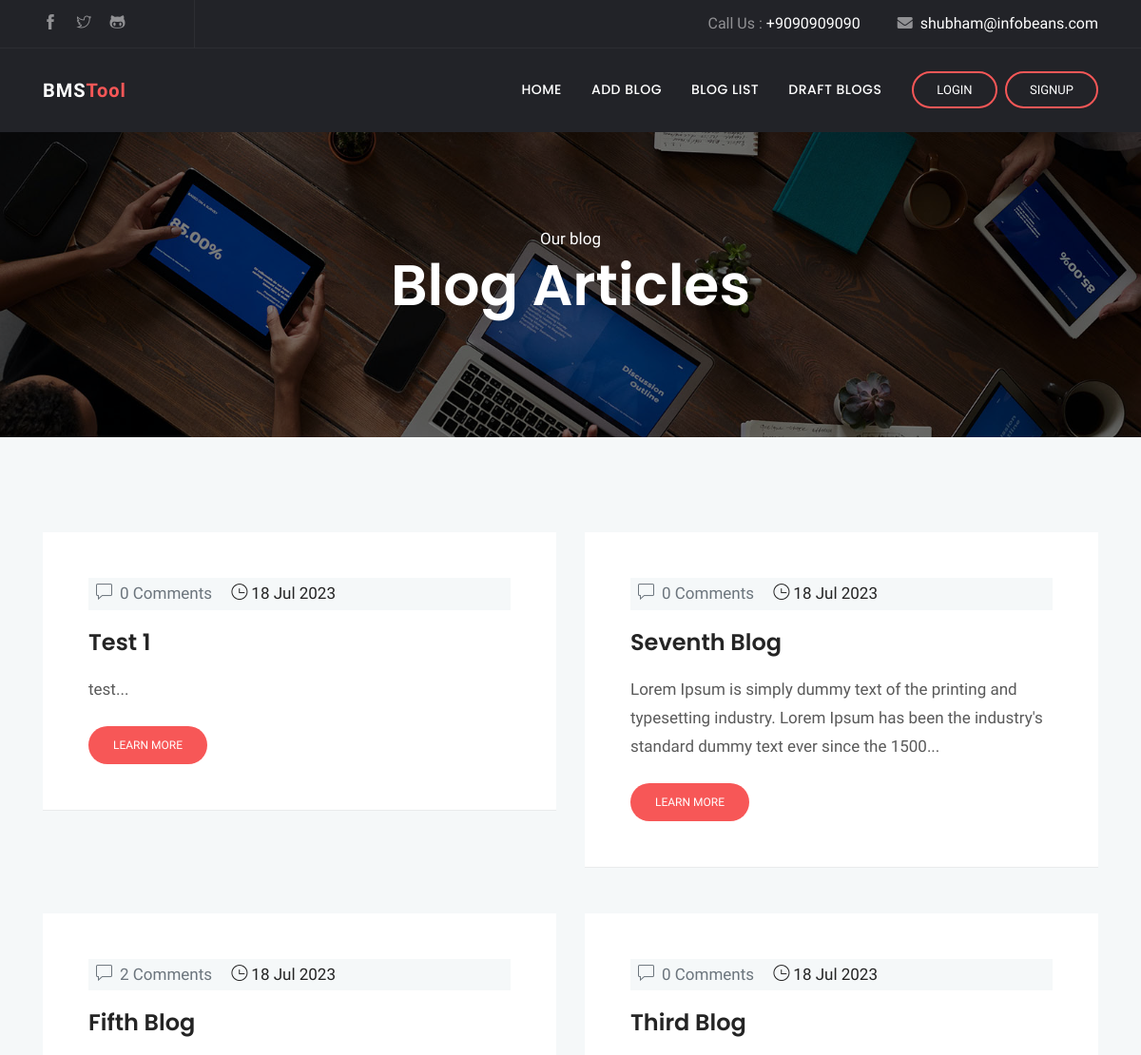
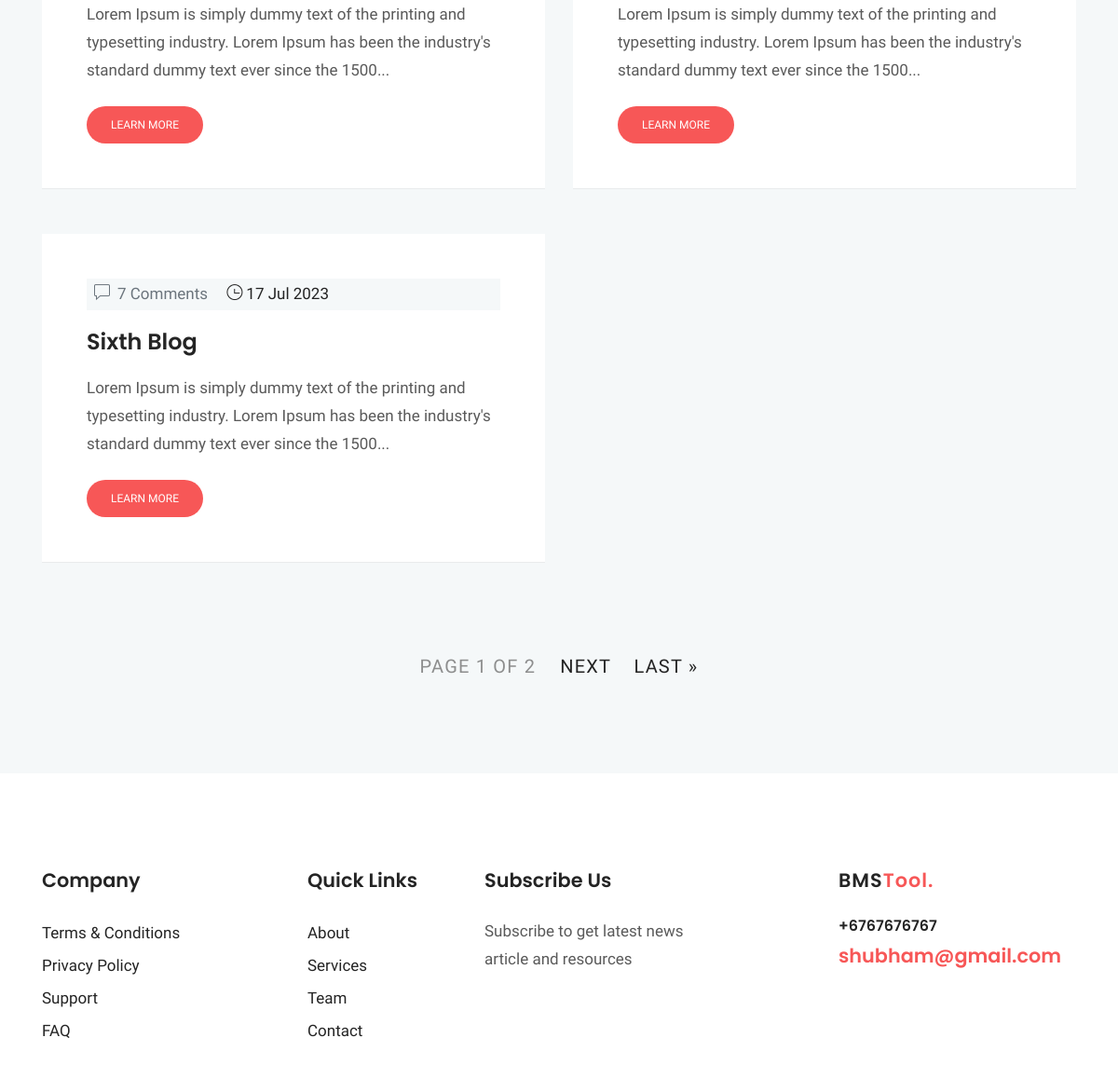
The page /blog_app/blog-list/ on the database as committed earlier (2 pictures, top to bottom).
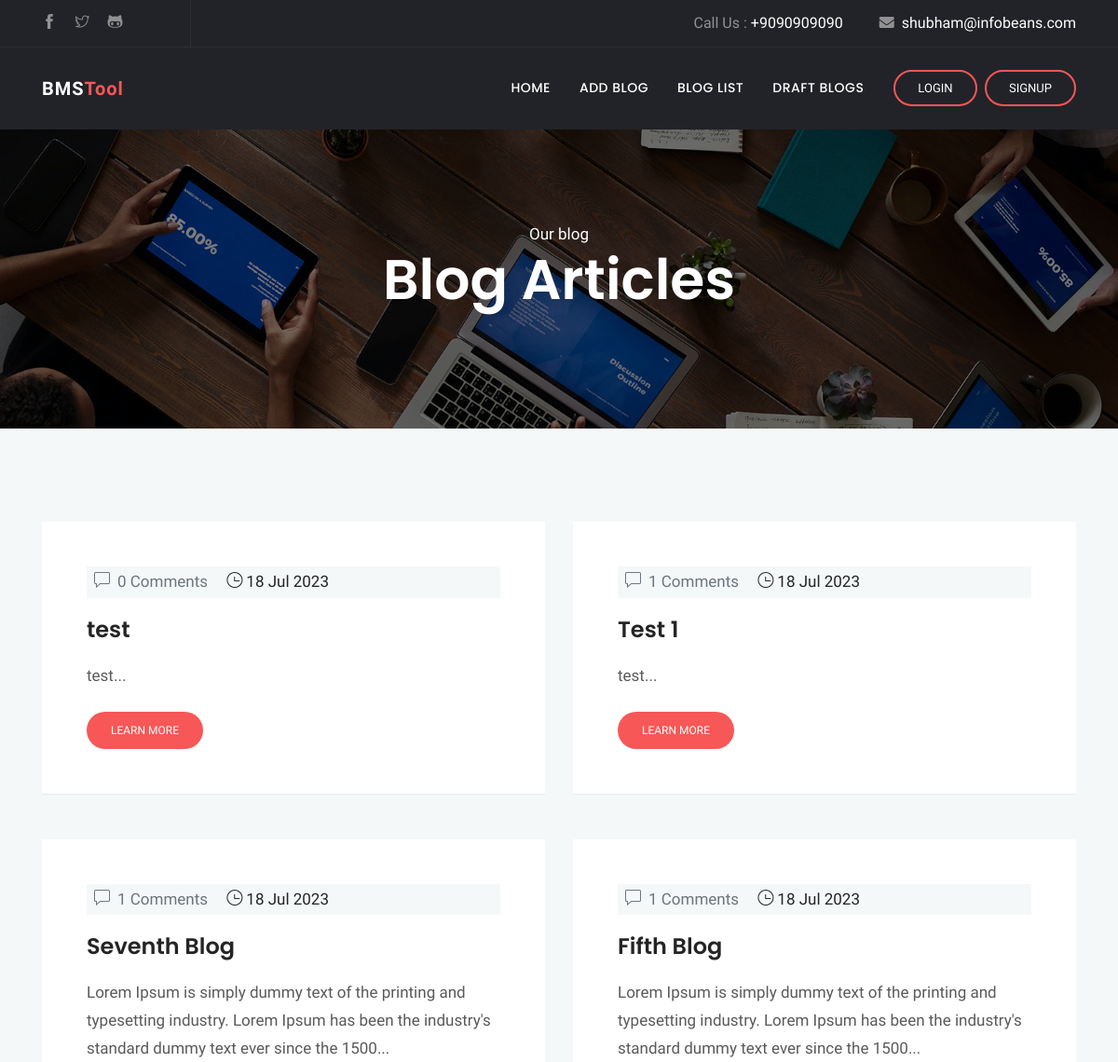
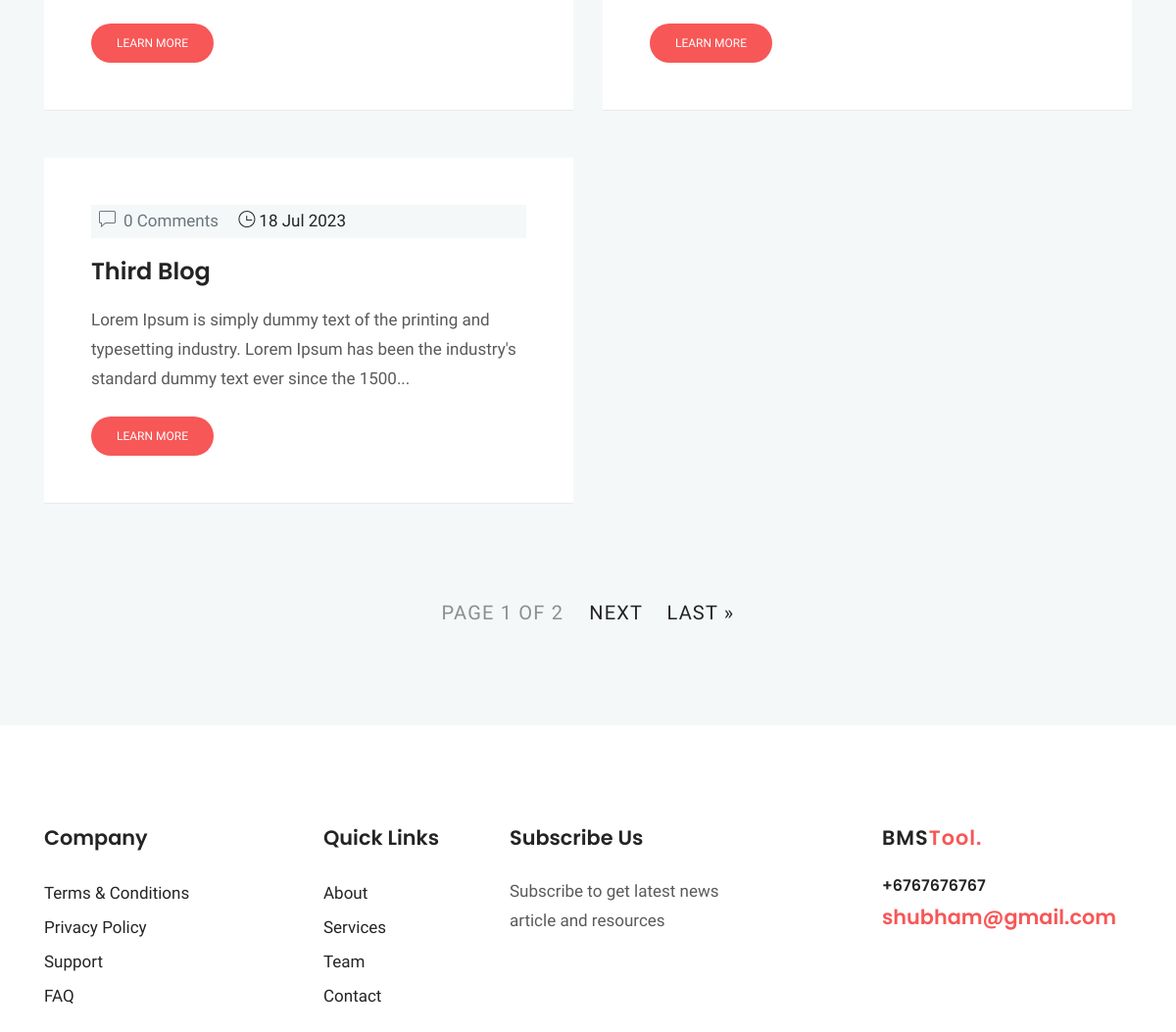
The same page on the database as committed later (2 pictures, top to bottom).
### blog_app/models.py (models this page shows, shortened)
class Blog(models.Model):
    title = models.CharField(max_length=256, blank=False)
    text  = models.TextField(blank=False)
    author = models.ForeignKey('auth.User', on_delete=models.CASCADE)
    created_date = models.DateTimeField(default=timezone.now)
    published_date =  models.DateTimeField(blank=True, null=True)
    def get_approve_comments(self):
        return self.blog_comments.filter(approve_commet = True)

### blog_app/views.py (the view)
class BlogList(ListView):
    context_object_name = 'blog_data'
    model = Blog
    paginate_by = 5
    def get_queryset(self) -> QuerySet[Any]:
        return Blog.objects.filter(published_date__lte = timezone.now()).order_by('-published_date')

### blog_app/templates/blog_app/blog_list.html (shortened to what this page needs)
{% extends 'blog_app/header.html' %}
{% block body_block %}
<div class="main-wrapper ">
    <section class="page-title bg-1">
      <div class="container">
        <div class="row">
          <div class="col-md-12">
            <div class="block text-center">
              <span class="text-white">Our blog</span>
              <h1 class="text-capitalize mb-4 text-lg">Blog articles</h1>
            </div>
          </div>
        </div>
      </div>
    </section>
    <section class="section blog-wrap bg-gray">
        <div class="container">
            <div class="row">
            {% if blog_data %}
            {% for blog in blog_data%}
            <div class="col-lg-6 col-md-6 mb-5">
                <div class="blog-item">
                    <div class="blog-item-content bg-white p-5">
                        <div class="blog-item-meta bg-gray py-1 px-2">
                            <span class="text-muted text-capitalize mr-3"><i class="ti-comment mr-2"></i>{{ blog.get_approve_comments.count }} Comments</span>
                            <span class="text-black text-capitalize mr-3"><i class="ti-time mr-1"></i>{{blog.published_date | date:"d M Y"}}</span>
                        </div>
                        <h3 class="mt-3 mb-3"><a href="{% url 'blog_app_name:blog-details' blog.id %}">{{blog.title}}</a></h3>
                        <p class="mb-4">{{blog.text | slice:":150" }}...</p>
                        <a href="{% url 'blog_app_name:blog-details' blog.id %}" class="btn btn-small btn-main btn-round-full">Learn More</a>
                    </div>
                </div>
                </div>
                {% endfor %}
        {% endif %}
        </div>
        <div class="row justify-content-center mt-5">
            <div class="col-lg-6 text-center">
                <nav class="navigation pagination d-inline-block">
                    <div class="nav-links">
                      <span class="page-numbers current" style="color:#808080e3">
                        Page {{ page_obj.number }} of {{ page_obj.paginator.num_pages }}
                      </span>
                      {% if page_obj.has_next %}
                          <a class="next page-numbers" href="?page={{ page_obj.next_page_number }}">next</a>
                          <a class="next page-numbers" href="?page={{ page_obj.paginator.num_pages }}">last &raquo;</a>
                      {% endif %}
                    </div>
                </nav>
            </div>
        </div>
        </div>
    </section>
{% endblock %}

### blog_app/templates/blog_app/header.html (shortened to what this page needs)
{% load static %}
<!doctype html>
<html lang="en">
  <head>
  <link rel="stylesheet" href="{% static 'plugins/bootstrap/css/bootstrap.min.css' %}">
  <link rel="stylesheet" href="{% static 'plugins/themify/css/themify-icons.css' %}">
  <link rel="stylesheet" href="{% static 'plugins/fontawesome/css/all.css' %}">
  <link rel="stylesheet" href="{% static 'plugins/magnific-popup/dist/magnific-popup.css' %}">
  <link rel="stylesheet" href="{% static 'plugins/slick-carousel/slick/slick.css' %}">
  <link rel="stylesheet" href="{% static 'plugins/slick-carousel/slick/slick-theme.css' %}">
  <link rel="stylesheet" href="{% static 'css/style.css' %}">
</head>
<body>
<header class="navigation">
	<div class="header-top ">
		<div class="container">
			<div class="row justify-content-between align-items-center">
				<div class="col-lg-2 col-md-4">
					<div class="header-top-socials text-center text-lg-left text-md-left">
						<a href="#" target="_blank"><i class="ti-facebook"></i></a>
						<a href="#" target="_blank"><i class="ti-twitter"></i></a>
						<a href="#" target="_blank"><i class="ti-github"></i></a>
					</div>
				</div>
				<div class="col-lg-10 col-md-8 text-center text-lg-right text-md-right">
					<div class="header-top-info">
						<a href="tel:+9090909090">Call Us : <span>+9090909090</span></a>
						<a href="mailto:shubham@infobeans.com" ><i class="fa fa-envelope mr-2"></i><span>shubham@infobeans.com</span></a>
					</div>
				</div>
			</div>
		</div>
	</div>
	<nav class="navbar navbar-expand-lg  py-4" id="navbar">
		<div class="container">
		  <a class="navbar-brand" href="{% url 'home-page' %}">
		  	BMS<span>Tool</span>
		  </a>
		  <div class="collapse navbar-collapse text-center" id="navbarsExample09">
			<ul class="navbar-nav ml-auto">
			  <li class="nav-item active">
				<a class="nav-link" href="{% url 'home-page' %}">Home <span class="sr-only">(current)</span></a>
			  </li>
              <li class="nav-item"><a class="nav-link" href="{% url 'blog_app_name:add-blog' %}">Add Blog</a></li>
              <li class="nav-item"><a class="nav-link" href="{% url 'blog_app_name:blog-list' %}">Blog List</a></li>
              <li class="nav-item"><a class="nav-link" href="{% url 'blog_app_name:draft-blogs' %}">Draft Blogs</a></li>
			</ul>
			<form class="form-lg-inline my-2 my-md-0 ml-lg-4 text-center">
			{% if user.is_authenticated %}
				<a href="javascript:void(0)" class="btn btn-round-full">Welcome, {{user.username}}</a>
			  	<a href="{% url 'blog_app_name:logout' %}" class="btn btn-solid-border btn-round-full">Logout</a>
			{% else %}
				<a href="{% url 'blog_app_name:login' %}" class="btn btn-solid-border btn-round-full">Login</a>&nbsp;
				<a href="{% url 'blog_app_name:signup-user' %}" class="btn btn-solid-border btn-round-full">Signup</a>
			{% endif %}
			</form>
		  </div>
		</div>
	</nav>
</header>
{% block body_block %}
{% endblock %}
{% include 'blog_app/footer.html' %}

### blog_app/templates/blog_app/footer.html (shortened to what this page needs)
{% load static %}
<footer class="footer section">
	<div class="container">
		<div class="row">
			<div class="col-lg-3 col-md-6 col-sm-6">
				<div class="widget">
					<h4 class="text-capitalize mb-4">Company</h4>
					<ul class="list-unstyled footer-menu lh-35">
						<li><a href="#">Terms & Conditions</a></li>
						<li><a href="#">Privacy Policy</a></li>
						<li><a href="#">Support</a></li>
						<li><a href="#">FAQ</a></li>
					</ul>
				</div>
			</div>
			<div class="col-lg-2 col-md-6 col-sm-6">
				<div class="widget">
					<h4 class="text-capitalize mb-4">Quick Links</h4>
					<ul class="list-unstyled footer-menu lh-35">
						<li><a href="#">About</a></li>
						<li><a href="#">Services</a></li>
						<li><a href="#">Team</a></li>
						<li><a href="#">Contact</a></li>
					</ul>
				</div>
			</div>
			<div class="col-lg-3 col-md-6 col-sm-6">
				<div class="widget">
					<h4 class="text-capitalize mb-4">Subscribe Us</h4>
					<p>Subscribe to get latest news article and resources  </p>
				</div>
			</div>
			<div class="col-lg-3 ml-auto col-sm-6">
				<div class="widget">
					<div class="logo mb-4">
						<h4>BMS<span>Tool.</span></h4>
					</div>
					<h6><a href="tel:+6767676767" >+6767676767</a></h6>
					<a href="mailto:shubham@gmail.com"><span class="text-color h4">shubham@gmail.com</span></a>
				</div>
			</div>
		</div>
</footer>
    </div>
  </body>
  </html>

### blog_app/static/css/style.css (style rules this page uses)
html { overflow-x: hidden; }
body { line-height: 1.5; font-family: "Hind", serif; -webkit-font-smoothing: antialiased; font-size: 17px; color: rgba(0, 0, 0, 0.65); }
h1, .h1, h2, .h2, h3, .h3, h4, .h4, h5, .h5, h6, .h6 { font-family: "Poppins", sans-serif; font-weight: 600; color: #242424; }
h1, .h1 { font-size: 2.5rem; }
h3, .h3 { font-size: 1.5rem; }
h4, .h4 { font-size: 1.3rem; line-height: 30px; }
h6, .h6 { font-size: 1rem; }
p { line-height: 30px; }
.btn { display: inline-block; font-size: 14px; font-size: 0.8125rem; font-weight: 400; padding: 1rem 2.5rem; text-transform: uppercase; border-radius: 0; transition: all 0.2s ease; }
.btn-main, .btn-transparent, .btn-small { background: #f75757; color: #fff; transition: all 0.2s ease; }
.btn-solid-border { border: 2px solid #f75757; background: transparent; color: #242424; }
.btn-small { padding: 10px 25px; font-size: 12px; }
.btn-round-full { border-radius: 50px; }
.bg-gray { background: #f5f8f9; }
.section { padding: 100px 0; }
.overly, .page-title, .slider, .cta, .hero-img { position: relative; }
.overly:before, .page-title:before, .slider:before, .cta:before, .hero-img:before { content: ""; position: absolute; left: 0; top: 0; bottom: 0; right: 0; width: 100%; height: 100%; opacity: 0.5; background: #000; }
.text-color { color: #f75757; }
.text-black { color: #242424; }
.text-lg { font-size: 3.75rem; }
a { color: #242424; text-decoration: none; }
.page-title { padding: 100px 0; }
.page-title .block h1 { color: #fff; }
#navbar { background: #222328; box-shadow: 0 1px 2px rgba(0, 0, 0, 0.05); }
#navbar li { padding-left: 15px; }
#navbar .nav-link { font-family: "Poppins", sans-serif; font-weight: 500; color: #fff; text-transform: uppercase; font-size: 14px; letter-spacing: .5px; transition: all .25s ease; }
#navbar .btn { padding: .5rem 1.5rem; color: #fff; }
.header-top { background: #222328; color: #919194; border-bottom: 1px solid rgba(255, 255, 255, 0.05); }
.header-top .header-top-socials { border-right: 1px solid rgba(255, 255, 255, 0.05); padding: 12px 0px; }
.header-top .header-top-socials a { color: #919194; margin-right: 15px; font-size: 16px; }
.header-top .header-top-info { color: #919194; font-size: 16px; }
.header-top .header-top-info a span { color: #fff; }
.header-top .header-top-info a { margin-left: 35px; color: #919194; }
.navbar-brand { color: #fff; font-weight: 600; letter-spacing: 1px; }
.navbar-brand span { color: #f75757; }
.bg-1 { background: url("../images/bg/home-2.jpg") no-repeat 50% 50%; background-size: cover; }
.blog-item-content h3 { line-height: 36px; }
.blog-item-content h3 a { transition: all .4s ease 0s; }
.pagination .nav-links a, .pagination .nav-links span.current { font-size: 20px; font-weight: 500; color: #c9c9c9; margin: 0 10px; text-transform: uppercase; letter-spacing: 1.2px; }
.pagination .nav-links span.current, .pagination .nav-links a.next, .pagination .nav-links a.prev { color: #242424; }
.blog-item { border-bottom: 1px solid rgba(0, 0, 0, 0.05); }
.widget { margin-bottom: 30px; padding-bottom: 35px; }
.footer { padding-bottom: 10px; }
.lh-35 { line-height: 35px; }
.logo { color: #242424; font-weight: 600; letter-spacing: 1px; }
.logo span { color: #f75757; }

Rows that differ between the two databases and show on the page:
no longer on this page (row unchanged): Blog: get_approve_comments.count "7", published_date "17 Jul 2023", title "Sixth Blog", text "Lorem Ipsum is simply dummy text of the printing and typesetting industry. Lorem Ipsum has been the industry's standard dummy text ever since the 1500"
now on this page (row edited): Blog: get_approve_comments.count "0", published_date "18 Jul 2023", title "test", text "test"
computed for Blog "Test 1": get_approve_comments.count "0" → "1"
computed for Blog "Seventh Blog": get_approve_comments.count "0" → "1"
computed for Blog "Fifth Blog": get_approve_comments.count "2" → "1"
